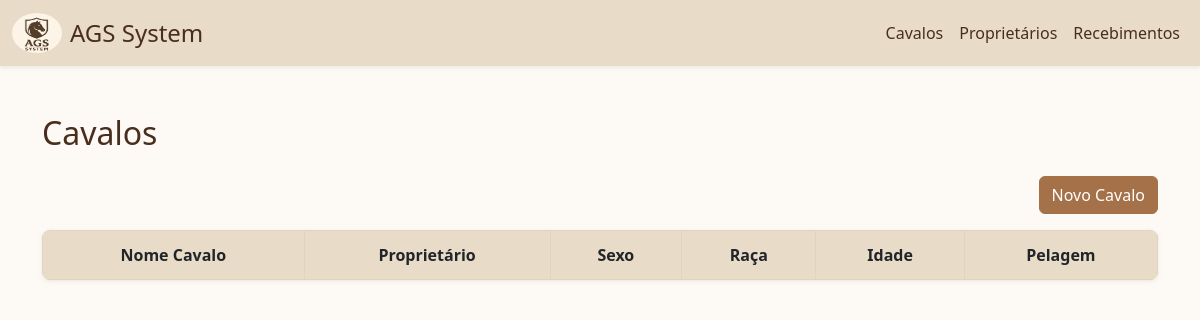
Page /cavalos on the earlier database version.
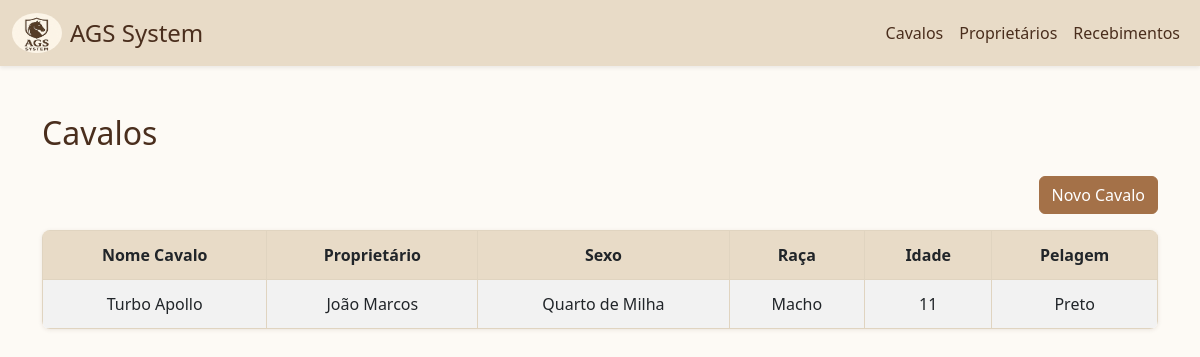
Same page on the later database version.
### tables this page shows
CREATE TABLE cavalos (
            id INTEGER PRIMARY KEY AUTOINCREMENT,
            nome TEXT NOT NULL,
            sexo_id INTEGER,
            raca_id INTEGER,
            idade INTEGER,
            pelagem_id INTEGER,
            proprietario_id INTEGER,
            FOREIGN KEY (sexo_id) REFERENCES sexo(id),
            FOREIGN KEY (raca_id) REFERENCES raca(id),
            FOREIGN KEY (pelagem_id) REFERENCES pelagem(id),
            FOREIGN KEY (proprietario_id) REFERENCES proprietario(id)
        );

CREATE TABLE proprietario (
            id INTEGER PRIMARY KEY AUTOINCREMENT,
            nome TEXT NOT NULL,
            telefone TEXT
        );

CREATE TABLE raca (
            id INTEGER PRIMARY KEY AUTOINCREMENT,
            raca TEXT NOT NULL
        );

CREATE TABLE sexo (
            id INTEGER PRIMARY KEY AUTOINCREMENT,
            sexo TEXT NOT NULL
        );

CREATE TABLE pelagem (
            id INTEGER PRIMARY KEY AUTOINCREMENT,
            pelagem TEXT NOT NULL
        );

### app.py (the view)
@app.route('/cavalos')
def cavalos():
    conn = conexao()
    cavalos = conn.execute('''
        SELECT
            c.nome AS nome_cavalo,
            p.nome AS nome_proprietario,
            r.raca AS raca,
            s.sexo AS sexo,
            c.idade,
            pl.pelagem AS pelagem
        FROM cavalos c
        JOIN proprietario p ON c.proprietario_id = p.id
        JOIN raca r ON c.raca_id = r.id
        JOIN sexo s ON c.sexo_id = s.id
        JOIN pelagem pl ON c.pelagem_id = pl.id
        ORDER BY c.nome
    ''').fetchall()
    conn.close()
    return render_template('cavalos.html', cavalos=cavalos)

### database.py (called while the page is built)
def conexao():
    conn = sqlite3.connect(db_path)
    conn.row_factory = sqlite3.Row
    return conn

### templates/cavalos.html (shortened to what this page needs)
{% extends 'base.html' %} {% block content %}
<h2 class="mb-4">Cavalos</h2>
<div class="d-flex justify-content-end mt-4 mb-3">
  <a href="{{ url_for('novoCavalo') }}" class="btn btn-primary">
     Novo Cavalo
  </a>
</div>
<table class="table table-hover table-striped tabela-app">
  <thead>
    <tr>
      <th scope="col" class="text-center">Nome Cavalo</th>
      <th scope="col" class="text-center">Proprietário</th>
      <th scope="col" class="text-center">Sexo</th>
      <th scope="col" class="text-center">Raça</th>
      <th scope="col" class="text-center">Idade</th>
      <th scope="col" class="text-center">Pelagem</th>
    </tr>
  </thead>
  <tbody>
    {% for cavalo in cavalos %}
    <tr>
      <td class="text-center">{{ cavalo['nome_cavalo'] }}</td>
      <td class="text-center">{{ cavalo['nome_proprietario'] }}</td>
      <td class="text-center">{{ cavalo['raca'] }}</td>
      <td class="text-center">{{ cavalo['sexo'] }}</td>
      <td class="text-center">{{ cavalo['idade'] }}</td>
      <td class="text-center">{{ cavalo['pelagem'] }}</td>
    </tr>
    {% endfor %}
  </tbody>
</table>
{% endblock %}

Differences in the rows shown:
added cavalos: nome_cavalo "Turbo Apollo", nome_proprietario "João Marcos", raca "Quarto de Milha", sexo "Macho", idade "11", pelagem "Preto"
